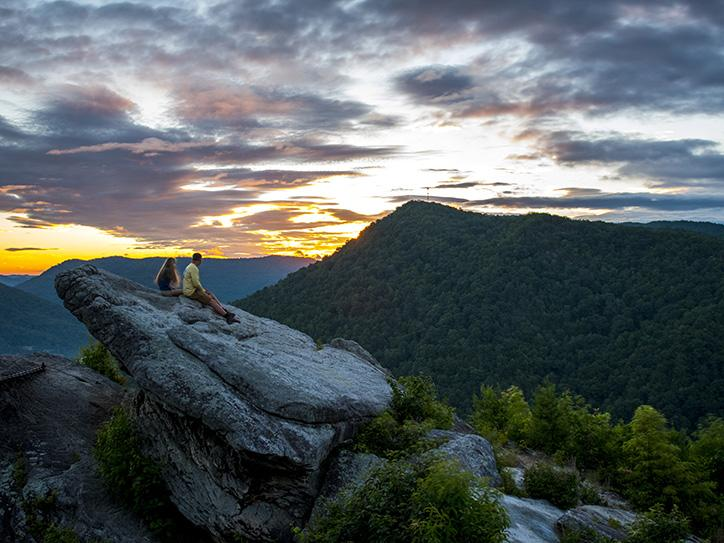
#> input picture images/sitting.jpg, 724 x 543 px, found by its file name; its folder holds 5 pictures in this run
$ python processing.py
#> lines starting #> are read from the running program, lines starting #| are printed output that depends on the picture
import cv2
import bpy
import numpy as np
import os
import math

path = os.path.dirname(os.path.abspath(__file__))

def printapic(filename):

#> called with filename = 'sitting.jpg'
    max_kpx = 150
    scale = 0.15
    extrude_amt = 8

    img = cv2.imread(path + "\\images\\" + filename)
#> img is the input picture: shape (543, 724, 3); mean B, G, R 97.5, 95.9, 88.1
    h, w, _ = img.shape
#> h = 543; w = 724
    max_px = max_kpx * 1000

    if h * w > max_px:

        scale_percent = max_px / (h * w)
#> scale_percent = 0.382
        w_down = int(w * math.sqrt(scale_percent))
#> w_down = 447
        h_down = int(h * math.sqrt(scale_percent))
#> h_down = 335
        img = cv2.resize(img, (w_down, h_down), interpolation = cv2.INTER_AREA)
#> img: shape (335, 447, 3)
        w, h = w_down, h_down
#> w = 447; h = 335

    img = cv2.cvtColor(img, cv2.COLOR_BGR2GRAY)
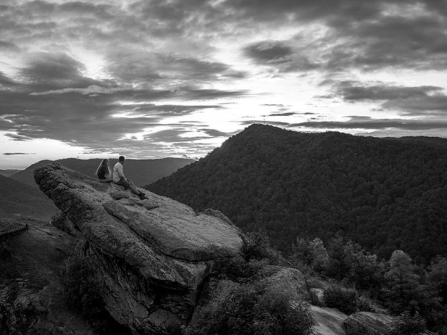
#> img: shape (335, 447); min 0, max 255, mean 93.8

    vertsData = []
    for j in range(h):
        for i in range(w):
            vertsData.append([i - w/2, j - h/2, img[j,i] ** .3])
#> after the loop, vertsData = 149745 items

    facesData = []

    def get_faces():
        for yy in range( h-1 ):
            for xx in range( w-1 ):
                a = (xx) + (yy*w)
                b = (xx + 1) + (yy*w)
                c = (xx + 1) + ((yy+1) * w)
                d = (xx) + ((yy+1) * w)
                facesData.append( (a,b,c,d) ) # append a,b,c and b,c,d separately for triangle mesh

    get_faces()

    bpy.ops.object.delete(use_global=False)
#> (this line was passed over: bpy is not available in this run)
    mesh = bpy.data.meshes.new("myMesh_mesh")
    mesh.from_pydata(vertsData, [], facesData)

    new_object = bpy.data.objects.new("myMesh_object", mesh)
    new_object.data = mesh
    bpy.context.collection.objects.link(new_object)

    bpy.data.objects["myMesh_object"].select_set(True)
    bpy.context.view_layer.objects.active = bpy.data.objects["myMesh_object"]

    bpy.ops.object.mode_set(mode='EDIT')
    bpy.ops.mesh.select_mode( type  = 'FACE'   )
    bpy.ops.mesh.select_all( action = 'SELECT' )

    bpy.ops.mesh.extrude_region_move(TRANSFORM_OT_translate={"value":(0, 0, extrude_amt)})
    bpy.ops.transform.resize(value=(1, 1, 0), orient_type='GLOBAL', orient_matrix=((1, 0, 0), (0, 1, 0), (0, 0, 1)), orient_matrix_type='GLOBAL', constraint_axis=(False, False, True), mirror=True, use_proportional_edit=False, proportional_edit_falloff='SMOOTH', proportional_size=1, use_proportional_connected=False, use_proportional_projected=False)

    deg_rad = 3.141592554 / 180

    bpy.ops.object.mode_set( mode = 'OBJECT' )
    bpy.ops.object.empty_add(type='PLAIN_AXES', location=(0, 0, 0))

    bpy.ops.transform.rotate(value= 180 * deg_rad, orient_axis='X', orient_type='GLOBAL', orient_matrix=((1, 0, 0), (0, 1, 0), (0, 0, 1)), orient_matrix_type='GLOBAL', constraint_axis=(True, False, False), mirror=True, use_proportional_edit=False, proportional_edit_falloff='SMOOTH', proportional_size=1, use_proportional_connected=False, use_proportional_projected=False)
    bpy.ops.transform.rotate(value= 90 * deg_rad, orient_axis='Y', orient_type='GLOBAL', orient_matrix=((1, 0, 0), (0, 1, 0), (0, 0, 1)), orient_matrix_type='GLOBAL', constraint_axis=(False, True, False), mirror=True, use_proportional_edit=False, proportional_edit_falloff='SMOOTH', proportional_size=1, use_proportional_connected=False, use_proportional_projected=False)

    bpy.data.objects["myMesh_object"].select_set(True)
    bpy.context.view_layer.objects.active = bpy.data.objects["myMesh_object"]
    bpy.ops.object.modifier_add(type='SIMPLE_DEFORM')
    bpy.context.object.modifiers["SimpleDeform"].deform_method = 'BEND'
    bpy.context.object.modifiers["SimpleDeform"].origin = bpy.data.objects["Empty"]

    bpy.context.object.modifiers["SimpleDeform"].angle = -45 * deg_rad
    bpy.context.object.modifiers["SimpleDeform"].deform_axis = 'Y'

    bpy.ops.transform.resize(value=(scale, scale, scale), orient_type='GLOBAL', orient_matrix=((1, 0, 0), (0, 1, 0), (0, 0, 1)), orient_matrix_type='GLOBAL', constraint_axis=(True, False, False), mirror=True, use_proportional_edit=False, proportional_edit_falloff='SMOOTH', proportional_size=1, use_proportional_connected=False, use_proportional_projected=False)
    bpy.ops.transform.rotate(value= -90*deg_rad, orient_axis='X', orient_type='GLOBAL', orient_matrix=((1, 0, 0), (0, 1, 0), (0, 0, 1)), orient_matrix_type='GLOBAL', constraint_axis=(True, False, False), mirror=True, use_proportional_edit=False, proportional_edit_falloff='SMOOTH', proportional_size=1, use_proportional_connected=False, use_proportional_projected=False)

    name = os.path.splitext(filename)[0]
    bpy.ops.export_mesh.stl(filepath = path + '\\results\\' + name + '.stl')

printapic('sitting.jpg')
#> (the call stopped at in printapic, `mesh = bpy.data.meshes.new("myMesh_mesh")`: bpy is not available in this run)
